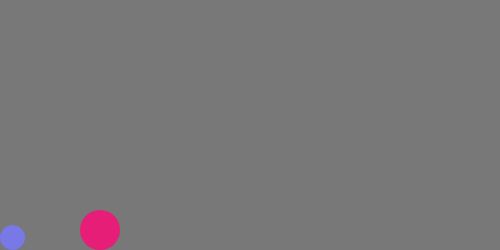
Frame 1 (no input)
Frame 60 (no input): identical to frame 1, image omitted
Frame 120 (the mouse pressed at the canvas centre since frame 60): identical to frame 1, image omitted

The p5.js sketch that drew this single still picture (run headless with seeded random() and noise() and a simulated clock; from frame 60 on, the mouse is pressed at the canvas centre):

// p5.js sketch
// ── sketch.js

var px = 0;
var bg1, bg2, bg3;
var easing1 = 0.1;
var easing2 = 0.13;
var easing3 = 0.075;
var playerSize = 25;
var bgSize = 40;
var playerRadius = playerSize / 2;
var bgRadius = bgSize / 2;
var speed = 5;
var limit1 = 120;
var limit2 = 120;
var limit3 = 120;

function setup() {
 createCanvas(500, 250);
 bg1 = height;
 bg2 = height;
 bg3 = height;
 noStroke();
}

function draw() {
 background(120);
 updateGame();
 drawGame();
}

function drawGame(){
 //bg1 - bad guys 1, 2, and 3
 fill(230, 30, 119);
 ellipse(100, bg1 - bgRadius, bgSize, bgSize);

 //player
 fill(120, 120, 230);
 ellipse(px + playerRadius, height - playerRadius, playerSize, playerSize);
}

function updateGame(){
 updatePlayer();
 updateBadGuys();
}

function updatePlayer(){
 if(keyIsDown(LEFT_ARROW) && (px > 0)){
   px = px - speed;
 }
 if (keyIsDown(RIGHT_ARROW) && (px < (width - playerSize))) {
   px = px + speed;
 }
}

function updateBadGuys(){

}
